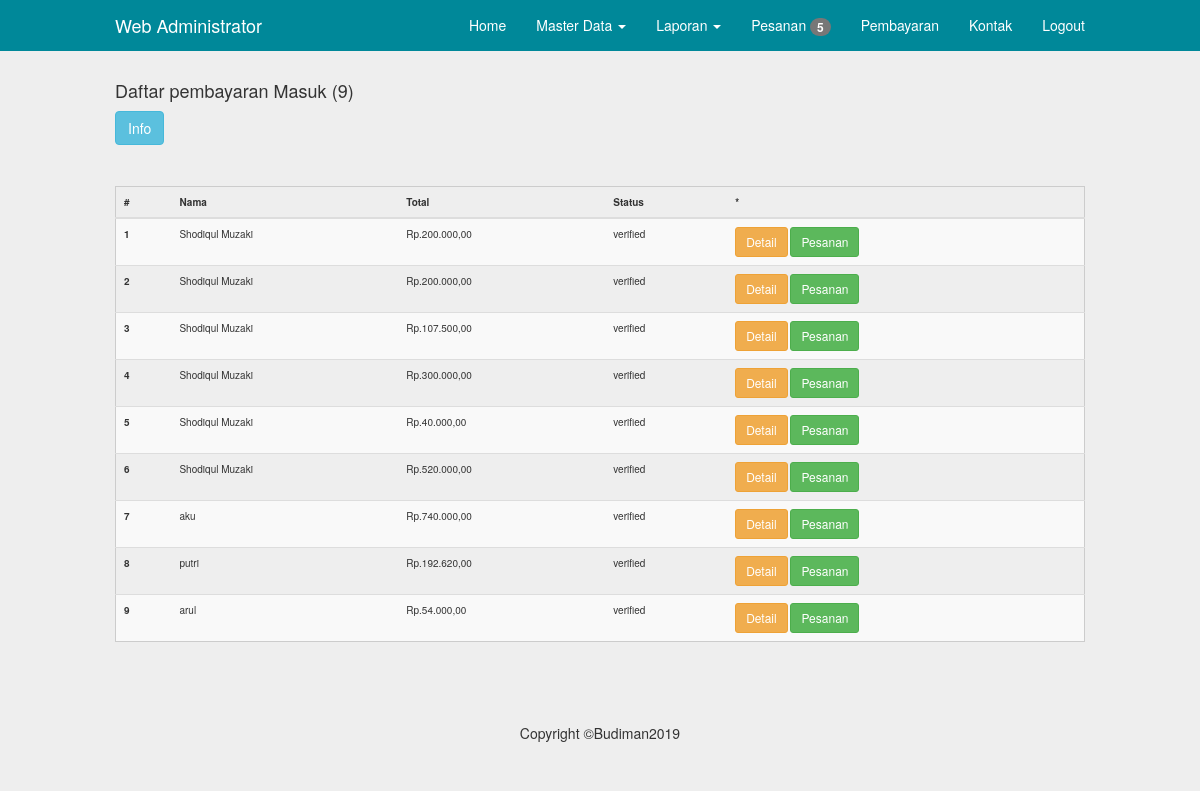
Page /admin/pembayaran.php (signed in) on the committed database.
### tables this page shows
CREATE TABLE IF NOT EXISTS `pembayaran` (
`id` int(11) NOT NULL,
  `id_pesanan` int(11) NOT NULL,
  `id_user` int(11) NOT NULL,
  `file` varchar(255) NOT NULL,
  `total` int(11) NOT NULL,
  `status` enum('pending','verified','','') NOT NULL,
  `keterangan` varchar(255) NOT NULL,
  `created_at` datetime NOT NULL
);

CREATE TABLE IF NOT EXISTS `user` (
`id` int(5) NOT NULL,
  `nama` varchar(50) NOT NULL,
  `email` varchar(75) NOT NULL,
  `telephone` varchar(20) NOT NULL,
  `alamat` text NOT NULL,
  `password` varchar(100) NOT NULL,
  `status` enum('user','admin') NOT NULL
);

### inc/config.php (called while the page is built, shortened)
<?php
	$no = 1;
?>

### admin/pembayaran.php (the view, shortened to what this page needs)
<?php
	include"../inc/config.php";
	include"inc/header.php";
?>
	<div class="container">
		<?php
			$q = mysql_query("select*from pembayaran order by status asc");
			$j = mysql_num_rows($q);
		?>
		<div class="row">
		<div class="col-md-12">
		</div>
		</div>
		<h4>Daftar pembayaran Masuk (<?php echo ($j>0)?$j:0; ?>)</h4>
		<a href="pembayaran.php?act=info" class="btn btn-info">Info</a>
		<hr>
		<table class="table table-striped table-hover">
			<thead>
				<tr>
					<th>#</th>
					<th>Nama</th>
					<th>Total</th>
					<th>Status</th>
					<th>*</th>
				</tr>
			</thead>
			<tbody>
		<?php while($data=mysql_fetch_object($q)){ ?>
				<tr <?php if($data->status == "pending" ){ echo 'style="background:#cce9f8 !important;"'; } ?> >
					<th scope="row"><?php echo $no++; ?></th>
					<?php
						$katpro = mysql_query("select*from user where id='$data->id_user'");
								$user = mysql_fetch_array($katpro);
					?>
					<td><?php echo $user['nama'] ?></td>
					<td><?php echo 'Rp.' . number_format($data->total, 2,',','.') ?></td>
					<td><?php echo $data->status ?></td>
					<td>
						<a class="btn btn-sm btn-warning" href="pembayaran.php?act=detail&id=<?php echo $data->id ?>">Detail</a>
						<a class="btn btn-sm btn-success" href="detail_pesanan.php?id=<?php echo $data->id_pesanan ?>">Pesanan</a>
					</td>
				</tr>
		<?php } ?>
			</tbody>
		</table>
    </div>
<?php include"inc/footer.php"; ?>

### assets/css/navbar-fixed-top.css (style rules this page uses)
body { padding-top: 70px; }

### assets/css/style.css (style rules this page uses)
@media (min-width: 768px) { .container { width: 750px; } }
@media (min-width: 992px) { .container { width: 970px; } }
@media (min-width: 1200px) { .container { width: 1000px; } }
.table { border:1px solid#CCC; }
table td, table th { padding:10px; font-size: 10px; }
* { transition: all 200ms ease-in-out; }
body { background-color: #EEE; }

### rows in the picture
pembayaran: id_user.nama "Shodiqul Muzaki", total "200.000,00", status "verified"
pembayaran: id_user.nama "Shodiqul Muzaki", total "200.000,00", status "verified"
pembayaran: id_user.nama "Shodiqul Muzaki", total "107.500,00", status "verified"
pembayaran: id_user.nama "Shodiqul Muzaki", total "300.000,00", status "verified"
pembayaran: id_user.nama "Shodiqul Muzaki", total "40.000,00", status "verified"
pembayaran: id_user.nama "Shodiqul Muzaki", total "520.000,00", status "verified"
pembayaran: id_user.nama "aku", total "740.000,00", status "verified"
pembayaran: id_user.nama "putri", total "192.620,00", status "verified"
pembayaran: id_user.nama "arul", total "54.000,00", status "verified"

### other values in the picture
$totalUnRead "5"
$j "9"
